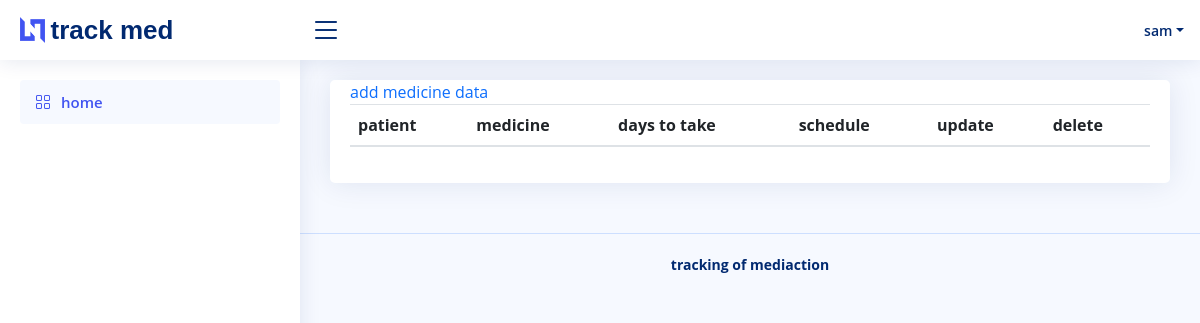
Page /list_medication/ (signed in) on the earlier database version.
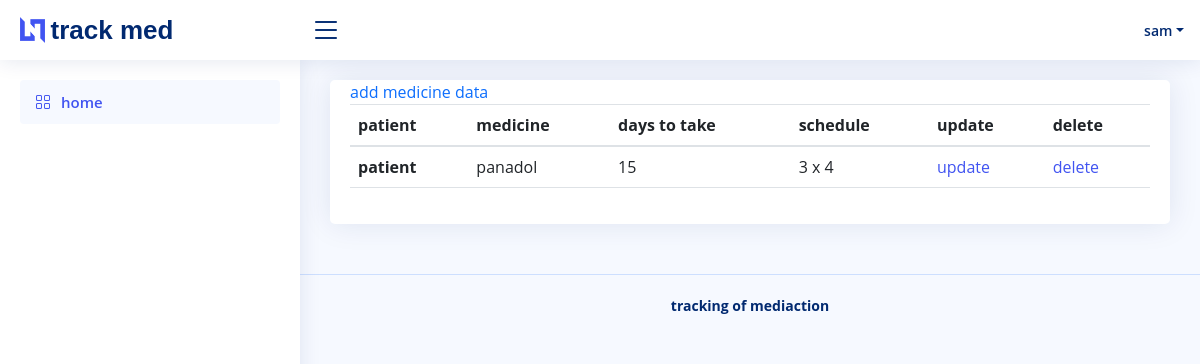
Same page on the later database version.
### med/models.py (models this page shows, shortened)
class Medication(models.Model):
    user = models.ForeignKey(User, on_delete=models.CASCADE)
    medicine = models.CharField(max_length=50)
    days_to_take = models.PositiveIntegerField()
    schedule = models.CharField(max_length=50)

### med/views.py (the view)
# urls.py: path("list_medication/", views.list_medication, name="listmedication"),
@login_required(login_url="/accounts/login/")
def list_medication(request):
    listmed = Medication.objects.all()
    context = {"title": "list of medication", "listmed": listmed}
    return render(request, "med/listmed.html", context)

### med/templatetags/custom_tags.py (called while the page is built)
@register.filter(name="has_group")
def has_group(user, group_name):
    group = Group.objects.filter(name=group_name)
    if group:
        group = group.first()
        return group in user.groups.all()
    else:
        return False

### med/templates/med/listmed.html (shortened to what this page needs)
{% extends 'med/base.html'%}
{%load custom_tags%}
{%block content%}
{% if request.user|has_group:"doctor" or request.user|has_group:"administer"%}
<div class="card">
<div class="card-body">
  <a href="{% url 'createmedication' %}" class="link-primary">add medicine data</a>
  <table class="table table-hover">
    <thead>
      <tr>
        <th scope="col">patient</th>
        <th scope="col">medicine</th>
        <th scope="col">days to take</th>
        <th scope="col">schedule</th>
        <th>update</th>
        <th>delete</th>
      </tr>
    </thead>
    <tbody>
      {%for detail in listmed%}
      <tr>
        <th scope="row">{{detail.user}}</th>
        <td>{{detail.medicine}}</td>
        <td>{{detail.days_to_take}}</td>
        <td>{{detail.schedule}}</td>
        <td><a href="{% url 'updatemedication' detail.id%}">update</a></td>
        <td><a href="{% url 'deletemedication' detail.id %}">delete</a></td>
      </tr>
      {%endfor%}
    </tbody>
  </table>
</div>
</div>
{% endif%}
{%endblock content%}

Differences in the rows shown:
added Medication: user "patient", medicine "panadol", days_to_take "15", schedule "3 x 4"
